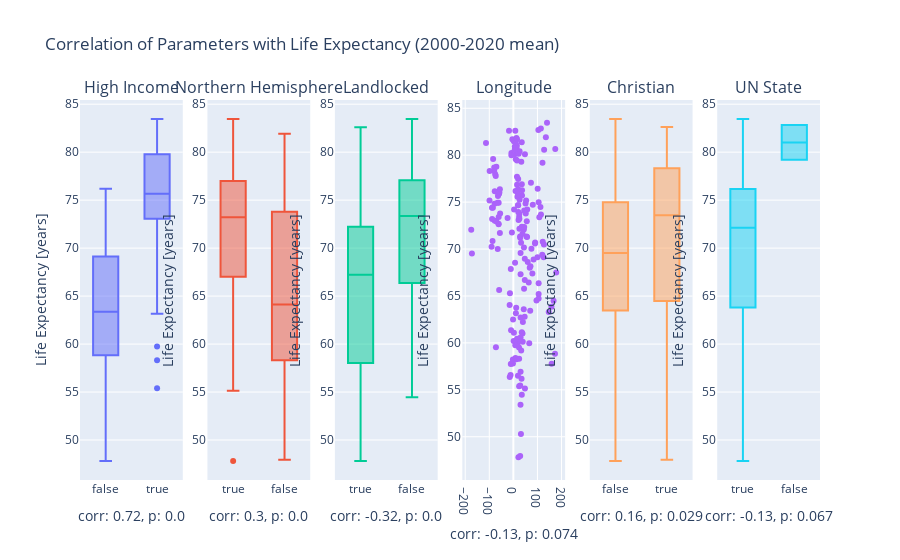
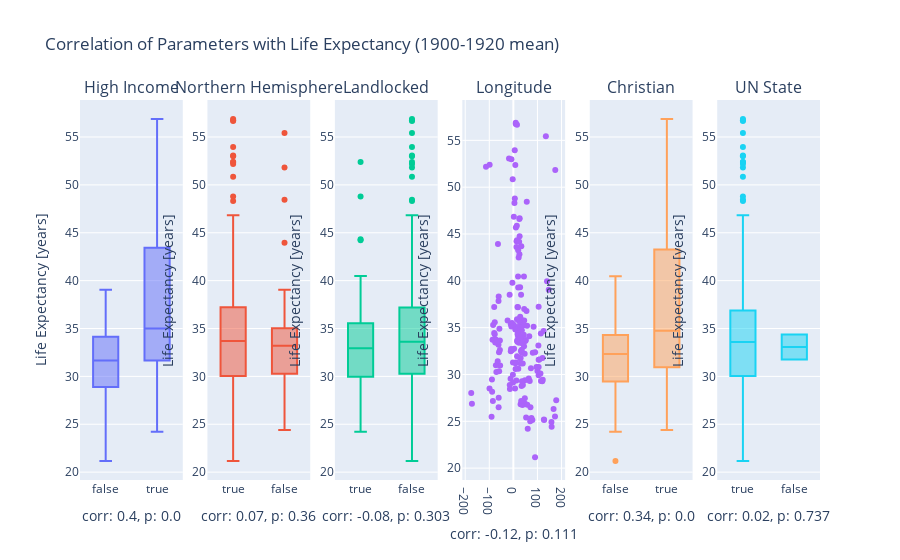

Source (notebook cell) for these figures, in order:
### Code cell
fig4 = make_subplots(rows=1, cols=6, shared_yaxes=False, subplot_titles=['High Income', 'Northern Hemisphere', 'Landlocked', 'Longitude', 'Christian', 'UN State'])
fig4.add_box(x=comparison_matrix.high_income, y=comparison_matrix.modern_life_exp,row=1, col=1, showlegend=False)
fig4['layout']['xaxis']['title']=f'corr: {round(corr_modern.loc["high_income"]["corr"], 2)}, p: {round(corr_modern.loc["high_income"]["p"], 3)}'
fig4.add_box(x=comparison_matrix.northern_hemisphere, y=comparison_matrix.modern_life_exp,row=1, col=2, showlegend=False)
fig4['layout']['xaxis2']['title']=f'corr: {round(corr_modern.loc["northern_hemisphere"]["corr"], 2)}, p: {round(corr_modern.loc["northern_hemisphere"]["p"], 3)}'
fig4.add_box(x=comparison_matrix.is_landlocked, y=comparison_matrix.modern_life_exp,row=1, col=3, showlegend=False)
fig4['layout']['xaxis3']['title']=f'corr: {round(corr_modern.loc["is_landlocked"]["corr"], 2)}, p: {round(corr_modern.loc["is_landlocked"]["p"], 3)}'
fig4.add_trace(trace=go.Scatter(x=comparison_matrix.longitude, y=comparison_matrix.modern_life_exp, mode='markers', showlegend=False), row=1, col=4)
fig4['layout']['xaxis4']['title']=f'corr: {round(corr_modern.loc["longitude"]["corr"], 2)}, p: {round(corr_modern.loc["longitude"]["p"], 3)}'
fig4.add_box(x=comparison_matrix.is_christian, y=comparison_matrix.modern_life_exp,row=1, col=5, showlegend=False)
fig4['layout']['xaxis5']['title']=f'corr: {round(corr_modern.loc["is_christian"]["corr"], 2)}, p: {round(corr_modern.loc["is_christian"]["p"], 3)}'
fig4.add_box(x=comparison_matrix.un_state, y=comparison_matrix.modern_life_exp,row=1, col=6, showlegend=False)
fig4['layout']['xaxis6']['title']=f'corr: {round(corr_modern.loc["un_state"]["corr"], 2)}, p: {round(corr_modern.loc["un_state"]["p"], 3)}'
fig4.update_yaxes(title_text='Life Expectancy [years]')
fig4.update_layout(title_text='Correlation of Parameters with Life Expectancy (2000-2020 mean)')
fig4.show()

fig5 = make_subplots(rows=1, cols=6, shared_yaxes=False, subplot_titles=['High Income', 'Northern Hemisphere', 'Landlocked', 'Longitude', 'Christian', 'UN State'])
fig5.add_box(x=comparison_matrix.high_income, y=comparison_matrix.past_life_exp,row=1, col=1, showlegend=False)
fig5['layout']['xaxis']['title']=f'corr: {round(corr_past.loc["high_income"]["corr"], 2)}, p: {round(corr_past.loc["high_income"]["p"], 3)}'
fig5.add_box(x=comparison_matrix.northern_hemisphere, y=comparison_matrix.past_life_exp,row=1, col=2, showlegend=False)
fig5['layout']['xaxis2']['title']=f'corr: {round(corr_past.loc["northern_hemisphere"]["corr"], 2)}, p: {round(corr_past.loc["northern_hemisphere"]["p"], 3)}'
fig5.add_box(x=comparison_matrix.is_landlocked, y=comparison_matrix.past_life_exp,row=1, col=3, showlegend=False)
fig5['layout']['xaxis3']['title']=f'corr: {round(corr_past.loc["is_landlocked"]["corr"], 2)}, p: {round(corr_past.loc["is_landlocked"]["p"], 3)}'
fig5.add_trace(trace=go.Scatter(x=comparison_matrix.longitude, y=comparison_matrix.past_life_exp, mode='markers', showlegend=False), row=1, col=4)
fig5['layout']['xaxis4']['title']=f'corr: {round(corr_past.loc["longitude"]["corr"], 2)}, p: {round(corr_past.loc["longitude"]["p"], 3)}'
fig5.add_box(x=comparison_matrix.is_christian, y=comparison_matrix.past_life_exp,row=1, col=5, showlegend=False)
fig5['layout']['xaxis5']['title']=f'corr: {round(corr_past.loc["is_christian"]["corr"], 2)}, p: {round(corr_past.loc["is_christian"]["p"], 3)}'
fig5.add_box(x=comparison_matrix.un_state, y=comparison_matrix.past_life_exp,row=1, col=6, showlegend=False)
fig5['layout']['xaxis6']['title']=f'corr: {round(corr_past.loc["un_state"]["corr"], 2)}, p: {round(corr_past.loc["un_state"]["p"], 3)}'
fig5.update_yaxes(title_text='Life Expectancy [years]')
fig5.update_layout(title_text='Correlation of Parameters with Life Expectancy (1900-1920 mean)')
fig5.show()

### Figure 1 — Plotly figure (JSON) as saved in the notebook; plotly's stock layout.template omitted (floating-point values rounded to 4 significant figures; data arrays with more than 128 entries replaced by an {"elided": "..."} marker saying what was removed)
{"data": [{"showlegend": false, "type": "box", "x": {"elided": "186 bool values"}, "xaxis": "x", "y": {"elided": "186 float values"}, "yaxis": "y"}, {"showlegend": false, "type": "box", "x": {"elided": "186 bool values"}, "xaxis": "x2", "y": {"elided": "186 float values"}, "yaxis": "y2"}, {"showlegend": false, "type": "box", "x": {"elided": "186 bool values"}, "xaxis": "x3", "y": {"elided": "186 float values"}, "yaxis": "y3"}, {"mode": "markers", "showlegend": false, "type": "scatter", "x": {"elided": "186 float values"}, "xaxis": "x4", "y": {"elided": "186 float values"}, "yaxis": "y4"}, {"showlegend": false, "type": "box", "x": {"elided": "186 bool values"}, "xaxis": "x5", "y": {"elided": "186 float values"}, "yaxis": "y5"}, {"showlegend": false, "type": "box", "x": {"elided": "186 bool values"}, "xaxis": "x6", "y": {"elided": "186 float values"}, "yaxis": "y6"}], "layout": {"annotations": [{"font": {"size": 16}, "showarrow": false, "text": "High Income", "x": 0.06944, "xanchor": "center", "xref": "paper", "y": 1, "yanchor": "bottom", "yref": "paper"}, {"font": {"size": 16}, "showarrow": false, "text": "Northern Hemisphere", "x": 0.2417, "xanchor": "center", "xref": "paper", "y": 1, "yanchor": "bottom", "yref": "paper"}, {"font": {"size": 16}, "showarrow": false, "text": "Landlocked", "x": 0.4139, "xanchor": "center", "xref": "paper", "y": 1, "yanchor": "bottom", "yref": "paper"}, {"font": {"size": 16}, "showarrow": false, "text": "Longitude", "x": 0.5861, "xanchor": "center", "xref": "paper", "y": 1, "yanchor": "bottom", "yref": "paper"}, {"font": {"size": 16}, "showarrow": false, "text": "Christian", "x": 0.7583, "xanchor": "center", "xref": "paper", "y": 1, "yanchor": "bottom", "yref": "paper"}, {"font": {"size": 16}, "showarrow": false, "text": "UN State", "x": 0.9306, "xanchor": "center", "xref": "paper", "y": 1, "yanchor": "bottom", "yref": "paper"}], "title": {"text": "Correlation of Parameters with Life Expectancy (2000-2020 mean)"}, "xaxis": {"anchor": "y", "domain": [0, 0.1389], "title": {"text": "corr: 0.72, p: 0.0"}}, "xaxis2": {"anchor": "y2", "domain": [0.1722, 0.3111], "title": {"text": "corr: 0.3, p: 0.0"}}, "xaxis3": {"anchor": "y3", "domain": [0.3444, 0.4833], "title": {"text": "corr: -0.32, p: 0.0"}}, "xaxis4": {"anchor": "y4", "domain": [0.5167, 0.6556], "title": {"text": "corr: -0.13, p: 0.074"}}, "xaxis5": {"anchor": "y5", "domain": [0.6889, 0.8278], "title": {"text": "corr: 0.16, p: 0.029"}}, "xaxis6": {"anchor": "y6", "domain": [0.8611, 1], "title": {"text": "corr: -0.13, p: 0.067"}}, "yaxis": {"anchor": "x", "domain": [0, 1], "title": {"text": "Life Expectancy [years]"}}, "yaxis2": {"anchor": "x2", "domain": [0, 1], "title": {"text": "Life Expectancy [years]"}}, "yaxis3": {"anchor": "x3", "domain": [0, 1], "title": {"text": "Life Expectancy [years]"}}, "yaxis4": {"anchor": "x4", "domain": [0, 1], "title": {"text": "Life Expectancy [years]"}}, "yaxis5": {"anchor": "x5", "domain": [0, 1], "title": {"text": "Life Expectancy [years]"}}, "yaxis6": {"anchor": "x6", "domain": [0, 1], "title": {"text": "Life Expectancy [years]"}}}}

### Figure 2 — Plotly figure (JSON) as saved in the notebook; plotly's stock layout.template omitted (floating-point values rounded to 4 significant figures; data arrays with more than 128 entries replaced by an {"elided": "..."} marker saying what was removed)
{"data": [{"showlegend": false, "type": "box", "x": {"elided": "186 bool values"}, "xaxis": "x", "y": {"elided": "186 float values"}, "yaxis": "y"}, {"showlegend": false, "type": "box", "x": {"elided": "186 bool values"}, "xaxis": "x2", "y": {"elided": "186 float values"}, "yaxis": "y2"}, {"showlegend": false, "type": "box", "x": {"elided": "186 bool values"}, "xaxis": "x3", "y": {"elided": "186 float values"}, "yaxis": "y3"}, {"mode": "markers", "showlegend": false, "type": "scatter", "x": {"elided": "186 float values"}, "xaxis": "x4", "y": {"elided": "186 float values"}, "yaxis": "y4"}, {"showlegend": false, "type": "box", "x": {"elided": "186 bool values"}, "xaxis": "x5", "y": {"elided": "186 float values"}, "yaxis": "y5"}, {"showlegend": false, "type": "box", "x": {"elided": "186 bool values"}, "xaxis": "x6", "y": {"elided": "186 float values"}, "yaxis": "y6"}], "layout": {"annotations": [{"font": {"size": 16}, "showarrow": false, "text": "High Income", "x": 0.06944, "xanchor": "center", "xref": "paper", "y": 1, "yanchor": "bottom", "yref": "paper"}, {"font": {"size": 16}, "showarrow": false, "text": "Northern Hemisphere", "x": 0.2417, "xanchor": "center", "xref": "paper", "y": 1, "yanchor": "bottom", "yref": "paper"}, {"font": {"size": 16}, "showarrow": false, "text": "Landlocked", "x": 0.4139, "xanchor": "center", "xref": "paper", "y": 1, "yanchor": "bottom", "yref": "paper"}, {"font": {"size": 16}, "showarrow": false, "text": "Longitude", "x": 0.5861, "xanchor": "center", "xref": "paper", "y": 1, "yanchor": "bottom", "yref": "paper"}, {"font": {"size": 16}, "showarrow": false, "text": "Christian", "x": 0.7583, "xanchor": "center", "xref": "paper", "y": 1, "yanchor": "bottom", "yref": "paper"}, {"font": {"size": 16}, "showarrow": false, "text": "UN State", "x": 0.9306, "xanchor": "center", "xref": "paper", "y": 1, "yanchor": "bottom", "yref": "paper"}], "title": {"text": "Correlation of Parameters with Life Expectancy (1900-1920 mean)"}, "xaxis": {"anchor": "y", "domain": [0, 0.1389], "title": {"text": "corr: 0.4, p: 0.0"}}, "xaxis2": {"anchor": "y2", "domain": [0.1722, 0.3111], "title": {"text": "corr: 0.07, p: 0.36"}}, "xaxis3": {"anchor": "y3", "domain": [0.3444, 0.4833], "title": {"text": "corr: -0.08, p: 0.303"}}, "xaxis4": {"anchor": "y4", "domain": [0.5167, 0.6556], "title": {"text": "corr: -0.12, p: 0.111"}}, "xaxis5": {"anchor": "y5", "domain": [0.6889, 0.8278], "title": {"text": "corr: 0.34, p: 0.0"}}, "xaxis6": {"anchor": "y6", "domain": [0.8611, 1], "title": {"text": "corr: 0.02, p: 0.737"}}, "yaxis": {"anchor": "x", "domain": [0, 1], "title": {"text": "Life Expectancy [years]"}}, "yaxis2": {"anchor": "x2", "domain": [0, 1], "title": {"text": "Life Expectancy [years]"}}, "yaxis3": {"anchor": "x3", "domain": [0, 1], "title": {"text": "Life Expectancy [years]"}}, "yaxis4": {"anchor": "x4", "domain": [0, 1], "title": {"text": "Life Expectancy [years]"}}, "yaxis5": {"anchor": "x5", "domain": [0, 1], "title": {"text": "Life Expectancy [years]"}}, "yaxis6": {"anchor": "x6", "domain": [0, 1], "title": {"text": "Life Expectancy [years]"}}}}
